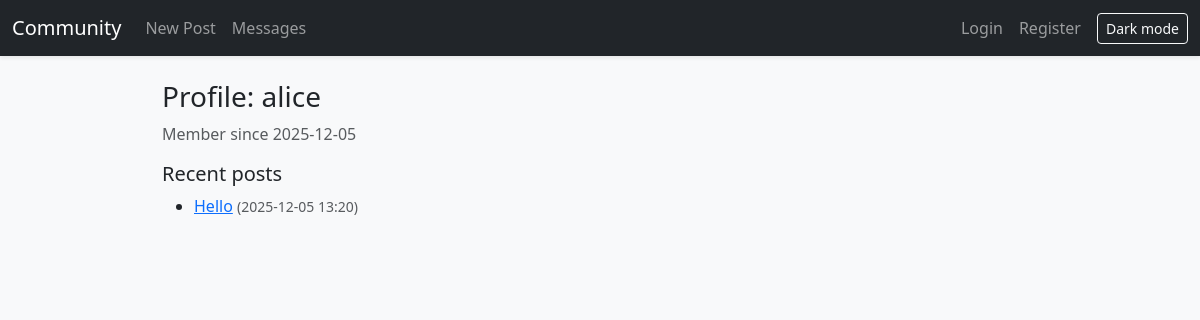
Page /user/alice on the earlier database version.
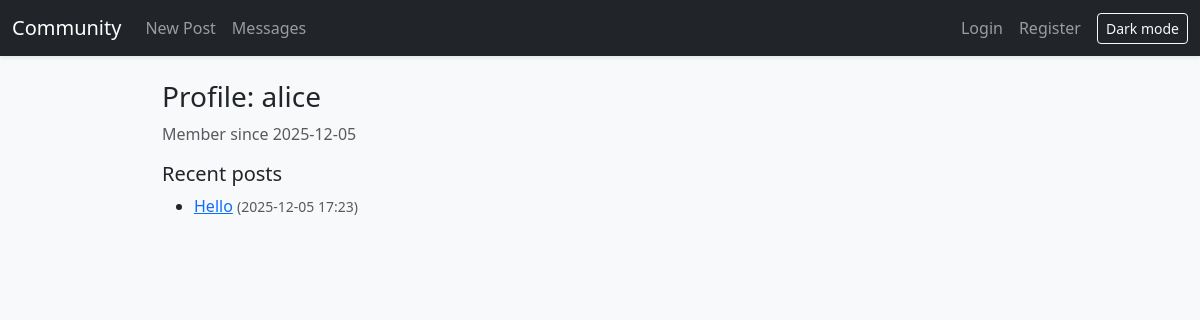
Same page on the later database version.
### community_forum.py (models this page shows)
class Post(db.Model):
	id = db.Column(db.Integer, primary_key=True)
	author_id = db.Column(db.Integer, db.ForeignKey('user.id'), nullable=False)
	title = db.Column(db.String(255), nullable=False, index=True)
	body = db.Column(db.Text, nullable=False)
	created_at = db.Column(db.DateTime, default=datetime.utcnow, nullable=False, index=True)
	author = db.relationship('User', back_populates='posts')
	comments = db.relationship('Comment', back_populates='post', cascade='all, delete-orphan')

### community_forum.py (the view)
@app.route('/user/<username>')
def user_profile(username: str):
	u = User.query.filter(db.func.lower(User.username) == (username or '').lower()).first()
	if not u:
		flash('User not found.', 'error')
		return redirect(url_for('index'))
	posts = Post.query.filter_by(author_id=u.id).order_by(Post.created_at.desc()).limit(10).all()
	return render_template('user_profile.html', title=f'{u.username} — Profile', u=u, posts=posts)

### community_forum.py (called while the page is built, shortened)
def current_user():
	uid = session.get('uid')
	if not uid:
		return None
	return User.query.get(uid)

@app.context_processor
def inject_user_and_csrf():
	u = current_user()
	unread = 0
	if u:
		try:
			unread = Message.query.filter_by(recipient_id=u.id, read_at=None).count()
		except Exception:
			unread = 0
	return {
		'user': u,
		'csrf_token': _csrf_token(),
		'unread_count': unread,
	}

@app.after_request
def add_security_headers(resp):
	csp = (
		"default-src 'self'; "
		"style-src 'self' https://cdn.jsdelivr.net; "
		"script-src 'self' https://cdn.jsdelivr.net; "
		"object-src 'none'; base-uri 'self'; frame-ancestors 'none'"
	)
	resp.headers['Content-Security-Policy'] = csp
	resp.headers['X-Content-Type-Options'] = 'nosniff'
	resp.headers['X-Frame-Options'] = 'DENY'
	resp.headers['Referrer-Policy'] = 'no-referrer'
	return resp

def _csrf_token():
	tok = session.get('csrf_token')
	if not tok:
		import secrets
		tok = secrets.token_urlsafe(32)
		session['csrf_token'] = tok
	return tok

@app.before_request
def enforce_idle_timeout():
	uid = session.get('uid')
	if not uid:
		return

### templates/user_profile.html (shortened to what this page needs)
{% extends 'base.html' %}
{% block content %}
<div class="d-flex justify-content-between align-items-center">
    <h3>Profile: {{ u.username }}</h3>
</div>
<p class="text-muted">Member since {{ u.created_at.strftime('%Y-%m-%d') }}</p>
<h5 class="mt-3">Recent posts</h5>
<ul>
    {% for p in posts %}
    <li><a href="{{ url_for('post_view', post_id=p.id) }}">{{ p.title }}</a> <small class="text-muted">({{
            p.created_at.strftime('%Y-%m-%d %H:%M') }})</small></li>
    {% endfor %}
</ul>
{% endblock %}

Differences in the rows shown:
changed Post "Hello": created_at "2025-12-05 13:20" → "2025-12-05 17:23"
